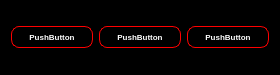
     <widget class="QWidget" name="widget_3" native="true">
      <property name="maximumSize">
       <size>
        <width>16777215</width>
        <height>75</height>
       </size>
      </property>
      <property name="styleSheet">
       <string notr="true">background-color: rgb(0, 0, 0);</string>
      </property>
      <layout class="QHBoxLayout" name="horizontalLayout_2">
       <item>
        <widget class="QPushButton" name="cad_clientes">
         <property name="styleSheet">
          <string notr="true">QPushButton {
    background: qlineargradient(x1: 0, y1: 0, x2: 0, y2: 1,
        stop: 0 #000000, stop: 1 #000000);
    color: white;
    border: 1px solid red;
    padding: 5px 17px;
    border-radius: 8px;
    font-weight: bold;
    font-size: 8px;
}

QPushButton:hover {
    background: qlineargradient(x1: 0, y1: 0, x2: 0, y2: 1,
        stop: 0 #4e4e4e, stop: 1 #4e4e4e);
}

QPushButton:pressed {
    background: qlineargradient(x1: 0, y1: 0, x2: 0, y2: 1,
        stop: 0 #1a5fb4, stop: 1 #4a00e0);
}</string>
         </property>
         <property name="text">
          <string>PushButton</string>
         </property>
         <property name="icon">
          <iconset theme="QIcon::ThemeIcon::ContactNew"/>
         </property>
        </widget>
       </item>
       <item>
        <widget class="QPushButton" name="pushButton_2">
         <property name="styleSheet">
          <string notr="true">QPushButton {
    background: qlineargradient(x1: 0, y1: 0, x2: 0, y2: 1,
        stop: 0 #000000, stop: 1 #000000);
    color: white;
    border: 1px solid red;
    padding: 5px 17px;
    border-radius: 8px;
    font-weight: bold;
    font-size: 8px;
}

QPushButton:hover {
    background: qlineargradient(x1: 0, y1: 0, x2: 0, y2: 1,
        stop: 0 #4e4e4e, stop: 1 #4e4e4e);
}

QPushButton:pressed {
    background: qlineargradient(x1: 0, y1: 0, x2: 0, y2: 1,
        stop: 0 #1a5fb4, stop: 1 #4a00e0);
}</string>
         </property>
         <property name="text">
          <string>PushButton</string>
         </property>
         <property name="icon">
          <iconset theme="QIcon::ThemeIcon::ApplicationExit"/>
         </property>
        </widget>
       </item>
       <item>
        <widget class="QPushButton" name="pushButton_3">
         <property name="styleSheet">
          <string notr="true">QPushButton {
    background: qlineargradient(x1: 0, y1: 0, x2: 0, y2: 1,
        stop: 0 #000000, stop: 1 #000000);
    color: white;
    border: 1px solid red;
    padding: 5px 17px;
    border-radius: 8px;
    font-weight: bold;
    font-size: 8px;
}

QPushButton:hover {
    background: qlineargradient(x1: 0, y1: 0, x2: 0, y2: 1,
        stop: 0 #4e4e4e, stop: 1 #4e4e4e);
}

QPushButton:pressed {
    background: qlineargradient(x1: 0, y1: 0, x2: 0, y2: 1,
        stop: 0 #1a5fb4, stop: 1 #4a00e0);
}</string>
         </property>
         <property name="text">
          <string>PushButton</string>
         </property>
         <property name="icon">
          <iconset theme="QIcon::ThemeIcon::AddressBookNew"/>
         </property>
        </widget>
       </item>
      </layout>
     </widget>
